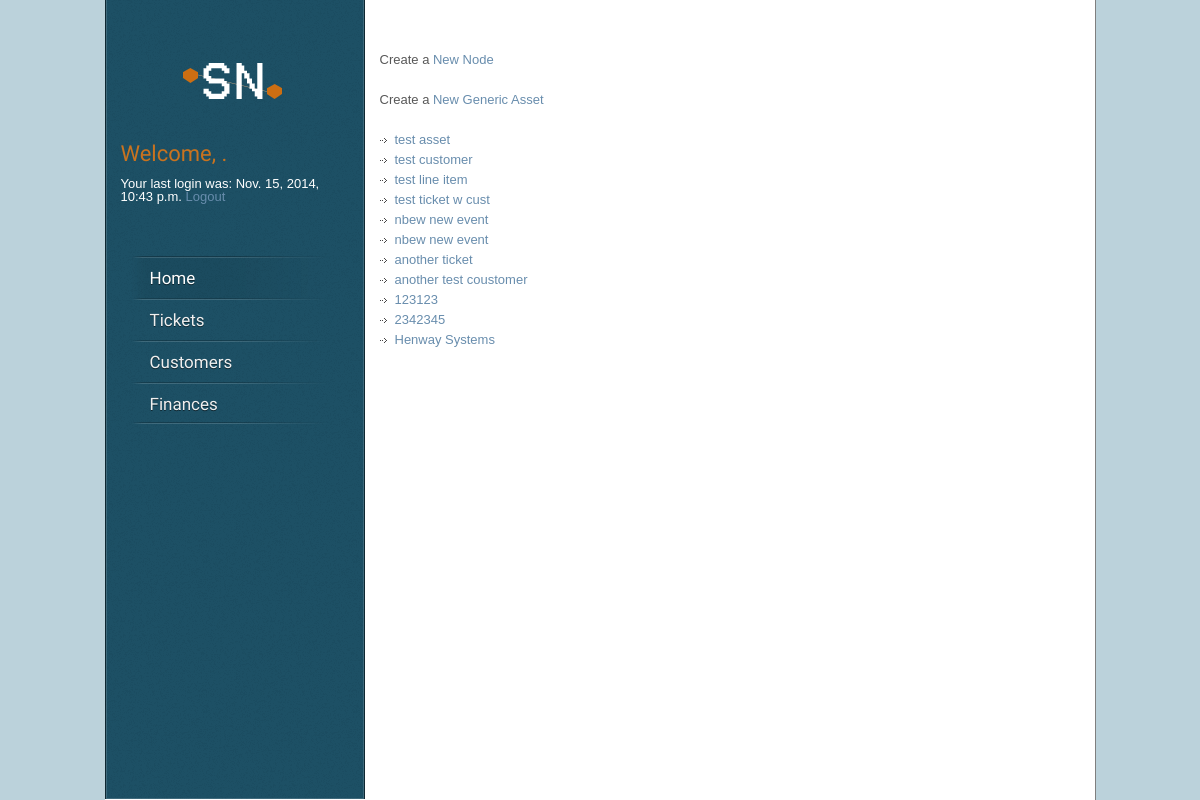
Page /core/index/ (signed in) on the committed database.
### core/models.py (models this page shows, shortened)
class Node(models.Model):
    parent = models.ForeignKey("self", blank=True, null=True)
    name = models.CharField(max_length=160)
    desc = models.TextField(max_length=1600)
    date_created = models.DateTimeField('date created',auto_now_add=True)
    date_updated = models.DateTimeField('date updated',auto_now=True)

### core/views.py (the view)
def index(request):
    node_list = []
    latest_node_list = Node.objects.order_by('-date_updated')
    template = loader.get_template('core/index.html')
    for node in latest_node_list:
        for child in node.node_set.all():
            if(child.name == "flags"):
                node_list.append(node.pk)
    queryset = Node.objects.filter(pk__in=node_list)
    latest_node_list = queryset
    context = {'latest_node_list': latest_node_list}
    return render(request, 'core/index.html', context)

### core/templates/core/index.html (shortened to what this page needs)
{% extends "core/base.html" %}
{% block content %}
{% load static %}
{% load staticfiles %}
<link rel="stylesheet" type="text/css" href="//cdn.datatables.net/1.10.0/css/jquery.dataTables.css">
<P>Create a <a href="../new_node">New Node</a></P>
<P>Create a <a href="../new_asset">New Generic Asset</a></P>
{% if latest_node_list %}
    <ul>
    {% for node in latest_node_list %}
        <li><a href="/core/{{ node.id }}/">{{ node.name }}</a></li>
    {% endfor %}
    </ul>
{% else %}
    <p>No nodes are available.</p>
{% endif %}
{%endblock%}

### core/templates/core/base.html (shortened to what this page needs)
{% load staticfiles %}
{% load static %}
<html lang="en-US">
  <head>
	<link rel="stylesheet" type="text/css" href="{% static 'core/css/style.css' %}" />
    <link rel="stylesheet" type="text/css" href="{% static 'core/css/table.css' %}" />
  </head>
  <!DOCTYPE HTML>
</head>
<body>
<div id="wrapper">
	<div id="sidebar">
		 <div id="logo"><a href="/"><img src="/static/core/images/logo.png" alt="Snapnode" /></a></div>
        <div id="log-box">
        {% if user.is_authenticated %}
            <h1><font color="#c9731f">Welcome, {{ user.first_name }}.</font></h1>
            Your last login was: {{ user.last_login}}
            <a href="/core/logout/">Logout</a>
        {%elif  display_type == "Login" %}
        {% else %}
            <h1><font color="#c9731f">Welcome, Guest!</font></h1>
            <p>Please ..
                <a href="/core/register/" id="id_register">|Register|</a> or
                <a href="/core/login/" id="id_login">|Login|</a>
            </p>
        {% endif %}</div>
    <div id="menu" class="menu-v">
      <ul>
        <li><a href="/" class="active">Home</a>
        </li>
        <li><a href="/ticket/">Tickets</a>
        </li>
        <li><a href="/ops/">Customers</a>
        </li>
        <li><a href="/finance/">Finances</a>
        </li>
      </ul>
    </div>
	</div>
        <div id="content">
            <BR>
            {% if user.is_authenticated or  display_type == "Register" %}
                {% block content %}
                {% endblock %}
            {% endif %}
        </div>
</div>
</body>
</html>

### core/static/core/css/style.css (style rules this page uses)
html, body, div, span, applet, object, iframe, h1, h2, h3, h4, h5, h6, p, blockquote, pre, a, acronym, address, big, cite, code, del, dfn, em, font, img, ins, kbd, q, s, samp, small, strike, strong, tt, var, b, u, i, center, dl, dt, dd, ol, ul, li, fieldset, form, label, legend { margin:0; padding:0; border:0; outline:0; font-size:100%; vertical-align:baseline; background:transparent }
body { line-height:1 }
ol, ul { list-style:none }
html, body { height: 100%; }
body { background-color: #bbd2db; font-family:Arial, sans-serif; font-size: 13px; color: #585858; }
p { line-height: 20px; margin-bottom: 20px; }
a { color: #688dad; text-decoration: none; }
h1, h2, h3, h4, h5, h6 { font-family: 'Amaranth', sans-serif; color: #4a4a4a; font-weight: normal; margin: 0 0 10px 0; }
h1 { font-size: 22px; line-height: 26px; }
img { display: block; }
ul { line-height: 20px; margin-bottom: 20px; }
ul li { background: transparent url(/static/core/images/bullet.png) left 8px no-repeat; padding-left: 15px; }
#log-box { float: center; padding: 15px 15px 13px 15px; color: #ffffff; }
#wrapper { background-color: #FFFFFF; width: 990px; margin: 0 auto; overflow: hidden; border-right: 1px solid rgba(0, 0, 0, 0.50); min-height:100%; }
#content { width: 700px; float: right; padding: 40px 15px 20px 0; }
#sidebar { width: 258px; background: #1d5065 url(/static/core/images/noize.png) repeat 100% 0; -webkit-box-shadow: inset 0px 0px 0px 1px rgba(255, 255, 255, 0.15); -moz-box-shadow: inset 0px 0px 0px 1px rgba(255, 255, 255, 0.15); box-shadow: inset 0px 0px 0px 1px rgba(255, 255, 255, 0.15); border-left: 1px solid rgba(0, 0, 0, 0.50); border-right: 1px solid rgba(0, 0, 0, 0.50); float: left; position: fixed; margin-top: -1px; z-index: 100; }
#logo { text-align: center; padding: 40px 32px 0 32px; }
#logo a { border: none; }
#logo img { display: inline; }
#menu { float: left; text-align: left; font-family: 'Amaranth', sans-serif; font-size: 17px; margin-top: 40px; margin-bottom: 50px; position: relative; z-index: 100; padding: 0 0 0 24px; text-shadow: 0px 1px 0px rgba(0, 0, 0, 0.5); }
.menu-v ul { margin: 0; padding: 0; list-style-type: none; width: 200px; background: transparent url(/static/core/images/menu-line.png) no-repeat center bottom; }
.menu-v ul li { position: relative; padding-right: 5px; background: transparent url(/static/core/images/menu-line.png) no-repeat center top; padding: 0; }
.menu-v ul li a { display: block; color: white; text-decoration: none; padding: 12px 0 10px 20px; padding-right: 17px; background: transparent; color: #f0f0f0; text-decoration: none; border: none; }
.menu-v ul li a.active, .menu-v ul li a.selected, .menu-v ul li a:hover { text-decoration: none; background: transparent url(/static/core/images/menu-hover.png) repeat-y left top; color: #fff; }

### rows in the picture
Node: name "test asset"
Node: name "test customer"
Node: name "test line item"
Node: name "test ticket w cust"
Node: name "nbew new event"
Node: name "nbew new event"
Node: name "another ticket"
Node: name "another test coustomer"
Node: name "123123"
Node: name "2342345"
Node: name "Henway Systems"

### other values in the picture
{{ user.last_login }} "Nov. 15, 2014, 10:43 p.m."
